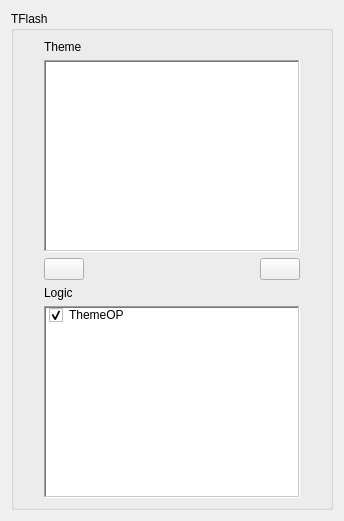
     <widget class="QWidget" name="page_TFlash">
      <layout class="QVBoxLayout" name="verticalLayout_10">
       <item>
        <widget class="QGroupBox" name="Storage_TFlash">
         <property name="font">
          <font>
           <weight>50</weight>
           <bold>false</bold>
          </font>
         </property>
         <property name="title">
          <string>TFlash</string>
         </property>
         <property name="flat">
          <bool>true</bool>
         </property>
         <property name="checkable">
          <bool>false</bool>
         </property>
         <layout class="QVBoxLayout" name="verticalLayout_9">
          <property name="leftMargin">
           <number>30</number>
          </property>
          <property name="rightMargin">
           <number>30</number>
          </property>
          <item>
           <widget class="QLabel" name="label_31">
            <property name="text">
             <string>Theme</string>
            </property>
           </widget>
          </item>
          <item>
           <widget class="UpSelecQListWidget" name="Storage_TFlash_Theme_Enum_Item">
            <property name="frameShape">
             <enum>QFrame::WinPanel</enum>
            </property>
           </widget>
          </item>
          <item>
           <layout class="QHBoxLayout" name="horizontalLayout_20">
            <item>
             <widget class="QPushButton" name="AddThemeBtn">
              <property name="text">
               <string/>
              </property>
              <property name="icon">
               <iconset resource="../IDE.qrc">
                <normaloff>:/Menu/rc/Menu/plus.png</normaloff>:/Menu/rc/Menu/plus.png</iconset>
              </property>
             </widget>
            </item>
            <item>
             <spacer name="horizontalSpacer_24">
              <property name="orientation">
               <enum>Qt::Horizontal</enum>
              </property>
              <property name="sizeHint" stdset="0">
               <size>
                <width>40</width>
                <height>20</height>
               </size>
              </property>
             </spacer>
            </item>
            <item>
             <widget class="QPushButton" name="DelThemeBtn">
              <property name="text">
               <string/>
              </property>
              <property name="icon">
               <iconset resource="../IDE.qrc">
                <normaloff>:/Menu/rc/Menu/fail.png</normaloff>:/Menu/rc/Menu/fail.png</iconset>
              </property>
             </widget>
            </item>
           </layout>
          </item>
          <item>
           <widget class="QLabel" name="label_32">
            <property name="text">
             <string>Logic</string>
            </property>
           </widget>
          </item>
          <item>
           <widget class="UpSelecQListWidget" name="Storage_TFlash_Logic_Check_Item">
            <property name="frameShape">
             <enum>QFrame::WinPanel</enum>
            </property>
            <item>
             <property name="text">
              <string>ThemeOP</string>
             </property>
             <property name="checkState">
              <enum>Checked</enum>
             </property>
             <property name="icon">
              <iconset resource="../IDE.qrc">
               <normaloff>:/Menu/rc/Menu/chat.png</normaloff>:/Menu/rc/Menu/chat.png</iconset>
             </property>
            </item>
           </widget>
          </item>
         </layout>
        </widget>
       </item>
      </layout>
     </widget>
